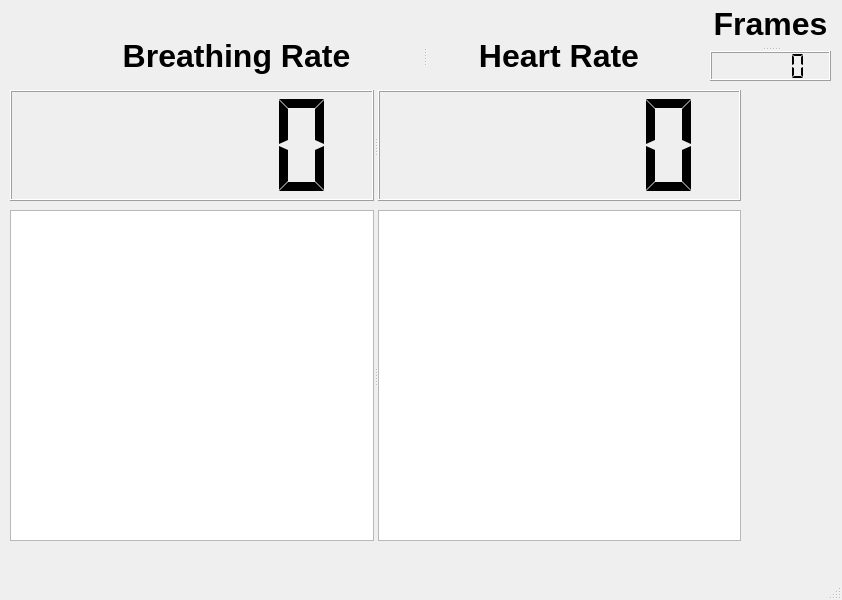
<?xml version="1.0" encoding="UTF-8"?>
<ui version="4.0">
 <class>MainWindow</class>
 <widget class="QMainWindow" name="MainWindow">
  <property name="enabled">
   <bool>true</bool>
  </property>
  <property name="geometry">
   <rect>
    <x>0</x>
    <y>0</y>
    <width>842</width>
    <height>600</height>
   </rect>
  </property>
  <property name="windowTitle">
   <string>MainWindow</string>
  </property>
  <widget class="QWidget" name="centralwidget">
   <property name="autoFillBackground">
    <bool>false</bool>
   </property>
   <widget class="QSplitter" name="splitter_2">
    <property name="geometry">
     <rect>
      <x>10</x>
      <y>90</y>
      <width>731</width>
      <height>111</height>
     </rect>
    </property>
    <property name="orientation">
     <enum>Qt::Horizontal</enum>
    </property>
    <widget class="QLCDNumber" name="lcdNumber_2">
     <property name="autoFillBackground">
      <bool>true</bool>
     </property>
     <property name="smallDecimalPoint">
      <bool>false</bool>
     </property>
     <property name="segmentStyle">
      <enum>QLCDNumber::Flat</enum>
     </property>
    </widget>
    <widget class="QLCDNumber" name="lcdNumber">
     <property name="font">
      <font>
       <weight>50</weight>
       <bold>false</bold>
      </font>
     </property>
     <property name="autoFillBackground">
      <bool>true</bool>
     </property>
     <property name="segmentStyle">
      <enum>QLCDNumber::Flat</enum>
     </property>
    </widget>
   </widget>
   <widget class="QSplitter" name="splitter_3">
    <property name="geometry">
     <rect>
      <x>10</x>
      <y>210</y>
      <width>731</width>
      <height>331</height>
     </rect>
    </property>
    <property name="orientation">
     <enum>Qt::Horizontal</enum>
    </property>
    <widget class="PlotWidget" name="graphicsView">
     <property name="backgroundBrush">
      <brush brushstyle="SolidPattern">
       <color alpha="255">
        <red>0</red>
        <green>0</green>
        <blue>0</blue>
       </color>
      </brush>
     </property>
    </widget>
    <widget class="PlotWidget" name="graphicsView_2">
     <property name="backgroundBrush">
      <brush brushstyle="SolidPattern">
       <color alpha="255">
        <red>0</red>
        <green>0</green>
        <blue>0</blue>
       </color>
      </brush>
     </property>
    </widget>
   </widget>
   <widget class="QSplitter" name="splitter">
    <property name="geometry">
     <rect>
      <x>50</x>
      <y>30</y>
      <width>641</width>
      <height>51</height>
     </rect>
    </property>
    <property name="orientation">
     <enum>Qt::Horizontal</enum>
    </property>
    <widget class="QLabel" name="label">
     <property name="font">
      <font>
       <pointsize>24</pointsize>
       <weight>75</weight>
       <bold>true</bold>
      </font>
     </property>
     <property name="text">
      <string>Breathing Rate</string>
     </property>
     <property name="scaledContents">
      <bool>false</bool>
     </property>
     <property name="alignment">
      <set>Qt::AlignCenter</set>
     </property>
     <property name="wordWrap">
      <bool>false</bool>
     </property>
    </widget>
    <widget class="QLabel" name="label_2">
     <property name="font">
      <font>
       <pointsize>24</pointsize>
       <weight>75</weight>
       <bold>true</bold>
      </font>
     </property>
     <property name="text">
      <string>Heart Rate</string>
     </property>
     <property name="scaledContents">
      <bool>false</bool>
     </property>
     <property name="alignment">
      <set>Qt::AlignCenter</set>
     </property>
     <property name="wordWrap">
      <bool>false</bool>
     </property>
    </widget>
   </widget>
   <widget class="QSplitter" name="splitter_4">
    <property name="geometry">
     <rect>
      <x>710</x>
      <y>0</y>
      <width>121</width>
      <height>81</height>
     </rect>
    </property>
    <property name="orientation">
     <enum>Qt::Vertical</enum>
    </property>
    <widget class="QLabel" name="label_3">
     <property name="font">
      <font>
       <pointsize>24</pointsize>
       <weight>75</weight>
       <bold>true</bold>
      </font>
     </property>
     <property name="text">
      <string>Frames</string>
     </property>
     <property name="scaledContents">
      <bool>false</bool>
     </property>
     <property name="alignment">
      <set>Qt::AlignCenter</set>
     </property>
     <property name="wordWrap">
      <bool>false</bool>
     </property>
    </widget>
    <widget class="QLCDNumber" name="lcdNumber_3">
     <property name="autoFillBackground">
      <bool>true</bool>
     </property>
     <property name="segmentStyle">
      <enum>QLCDNumber::Flat</enum>
     </property>
    </widget>
   </widget>
  </widget>
  <widget class="QMenuBar" name="menubar">
   <property name="geometry">
    <rect>
     <x>0</x>
     <y>0</y>
     <width>842</width>
     <height>21</height>
    </rect>
   </property>
  </widget>
  <widget class="QStatusBar" name="statusbar"/>
 </widget>
 <customwidgets>
  <customwidget>
   <class>PlotWidget</class>
   <extends>QGraphicsView</extends>
   <header>pyqtgraph</header>
  </customwidget>
 </customwidgets>
 <resources/>
 <connections/>
</ui>
